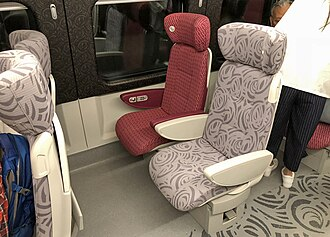
#> input picture 临时脚本/crh_thumb330.jpg, 330 x 237 px, given in place of crh_original_new.jpg, which was not available
$ python verify2.py
#> lines starting #> are read from the running program, lines starting #| are printed output that depends on the picture
# -*- coding: utf-8 -*-
from PIL import Image
import os

path = r"D:\7tan\7tanAI\临时脚本\crh_original_new.jpg"
img = Image.open(path).convert("RGB")
#> img is the input picture: PIL image 330x237 RGB; mean R, G, B 127.5, 113.2, 102.4
w, h = img.size
#> w = 330; h = 237
print("size:", w, h)
#| size: 330 237
print("file_size:", os.path.getsize(path))

# 区域平均色
regions = {
    "top": (0, 0, w, h//4),
    "middle": (0, h//4, w, h*3//4),
    "bottom": (0, h*3//4, w, h),
}
for name, box in regions.items():
    crop = img.crop(box)
    px = list(crop.getdata())
    n = len(px)
    r = sum(p[0] for p in px) // n
    g = sum(p[1] for p in px) // n
    b = sum(p[2] for p in px) // n
    print(f"{name}: RGB({r},{g},{b})")
#> this loop made 3 passes
#> (n, r, g, b) on passes 1 to 3: (19470, 108, 94, 87), (38940, 133, 116, 106), (19800, 135, 125, 109)
#| top: RGB(108,94,87)
#| middle: RGB(133,116,106)
#| bottom: RGB(135,125,109)
#> pass 1, `crop = img.crop(box)`:
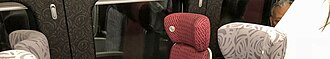
#> crop: PIL image 330x59 RGB; mean R, G, B 108.2, 94.9, 87.7
#> pass 2, `crop = img.crop(box)`:
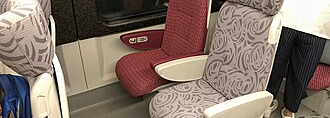
#> crop: PIL image 330x118 RGB; mean R, G, B 133.1, 116.1, 106.1
#> pass 3, `crop = img.crop(box)`:
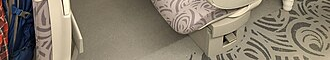
#> crop: PIL image 330x60 RGB; mean R, G, B 135.5, 125.6, 109.5

# 生成 900px 副本
img2 = img.copy()
img2.thumbnail((900, 900))
out = r"D:\7tan\7tanAI\临时脚本\crh_900.jpg"
img2.save(out, "JPEG", quality=88)
print("saved:", out, os.path.getsize(out))
